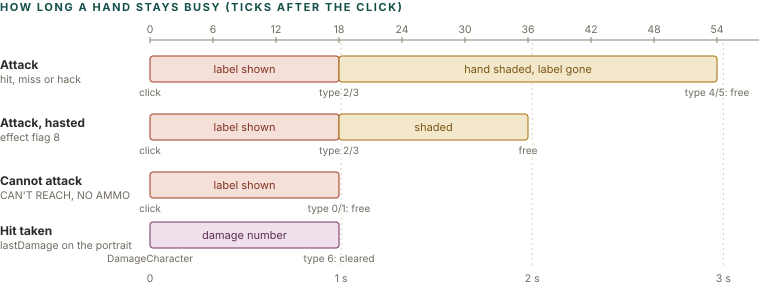

Python code for this plot:
import sys; sys.path.insert(0, '.')
from figlib import *

c = Canvas(760, 300)
c.section(0, 11, "HOW LONG A HAND STAYS BUSY (ticks after the click)")
X0, SC = 150, 10.5          # x of tick 0, units per tick
def tx(t): return X0 + t * SC

# axis
ay = 40
c.line(tx(0), ay, tx(58), ay, stroke=GREY)
for t in range(0, 59, 6):
    c.line(tx(t), ay - 3, tx(t), ay + 3, stroke=GREY)
    c.text(tx(t), ay - 7, str(t), size=10.5, color=MUTED, anchor="middle")
for s in (1, 2, 3):
    t = s * 18.2
    c.line(tx(t), ay + 3, tx(t), 268, stroke=RULE, dash="2 3")
    c.text(tx(t), 282, f"{s} s", size=10.5, color=MUTED, anchor="middle")
c.text(tx(0), 282, "0", size=10.5, color=MUTED, anchor="middle")

def row(y, label, sub, segs, marks):
    c.text(0, y + 13, label, size=12, weight=700, color=INK)
    c.text(0, y + 27, sub, size=10.5, color=MUTED)
    for (a, b, kind, txt) in segs:
        tc, sc, fc = PAL[kind]
        c.rect(tx(a), y, (b - a) * SC, 26, fill=fc, stroke=sc, sw=1.1, rx=3)
        c.text((tx(a) + tx(b)) / 2, y + 17, txt, size=11, color=tc, anchor="middle")
    for (t, s, yy) in marks:
        c.text(tx(t), y + 40 + yy, s, size=10, color=MUTED, anchor="middle")

row(56, "Attack", "hit, miss or hack", 
    [(0, 18, "red", "label shown"), (18, 54, "ochre", "hand shaded, label gone")],
    [(0, "click", 0), (18, "type 2/3", 0), (54, "type 4/5: free", 0)])
row(114, "Attack, hasted", "effect flag 8", 
    [(0, 18, "red", "label shown"), (18, 36, "ochre", "shaded")],
    [(0, "click", 0), (18, "type 2/3", 0), (36, "free", 0)])
row(172, "Cannot attack", "CAN'T REACH, NO AMMO", 
    [(0, 18, "red", "label shown")],
    [(0, "click", 0), (18, "type 0/1: free", 0)])
row(222, "Hit taken", "lastDamage on the portrait", 
    [(0, 18, "plum", "damage number")],
    [(0, "DamageCharacter", 0), (18, "type 6: cleared", 0)])
c.save("figs/cmb_cooldown.svg")
